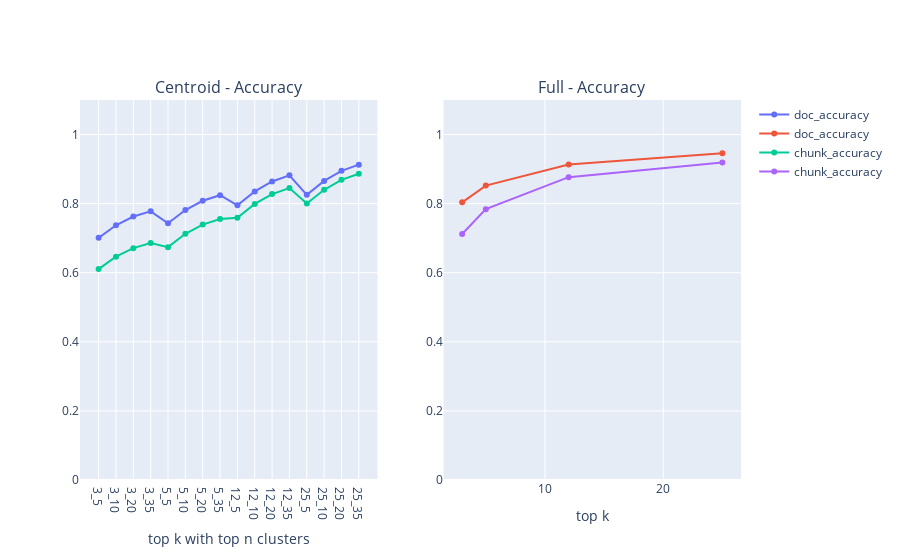
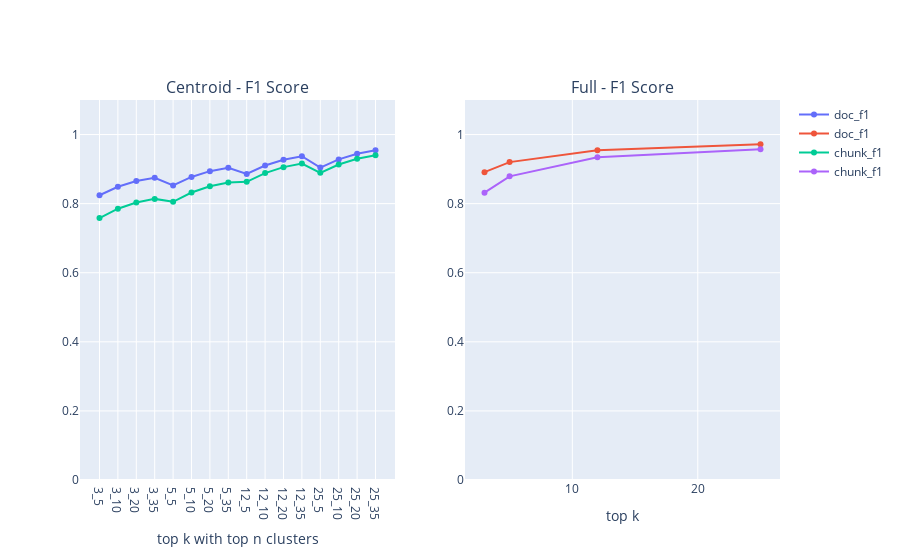
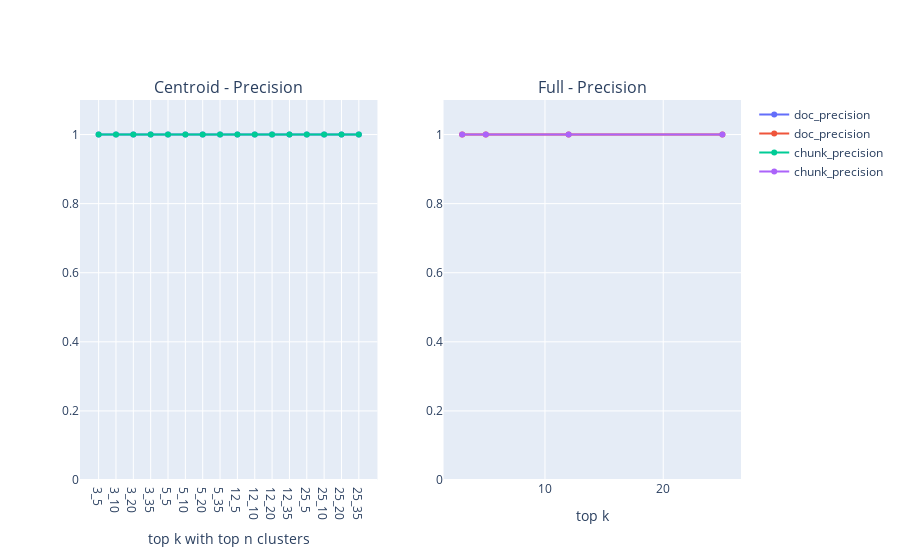
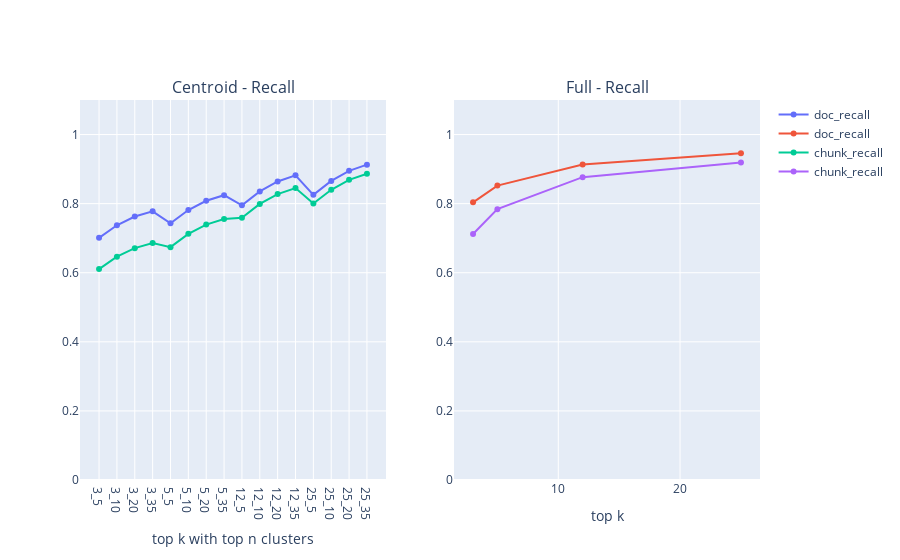

Write notebook code for charts like these, in order.
### Code cell
groups = {
    "Accuracy": ["doc_accuracy", "chunk_accuracy"],
    "F1 Score": ["doc_f1", "chunk_f1"],
    "Precision": ["doc_precision", "chunk_precision"],
    "Recall": ["doc_recall", "chunk_recall"],
}

for title, keys in groups.items():
    fig = make_subplots(rows=1, cols=2, subplot_titles=(f"Centroid - {title}", f"Full - {title}"))

    for key in keys:
        fig.add_trace(go.Scatter(
            x=centroid_df['x_axis'],
            y=centroid_df['centroid_metrics'].apply(lambda m: m.get(key)),
            mode='lines+markers',
            name=key
        ), row=1, col=1)

        fig.add_trace(go.Scatter(
            x=full_df['top_k'],
            y=full_df['full_metrics'].apply(lambda m: m.get(key)),
            mode='lines+markers',
            name=key
        ), row=1, col=2)

    fig.update_yaxes(range=[0, 1.1], row=1, col=1)
    fig.update_yaxes(range=[0, 1.1], row=1, col=2)

    fig.update_xaxes(title_text='top k with top n clusters', row=1, col=1)
    fig.update_xaxes(title_text='top k', row=1, col=2)

    fig.show()

### Figure 1 — Plotly figure (JSON) as saved in the notebook; plotly's stock layout.template omitted (floating-point values rounded to 4 significant figures)
{"data": [{"mode": "lines+markers", "name": "doc_accuracy", "type": "scatter", "x": ["3_5", "3_10", "3_20", "3_35", "5_5", "5_10", "5_20", "5_35", "12_5", "12_10", "12_20", "12_35", "25_5", "25_10", "25_20", "25_35"], "xaxis": "x", "y": [0.701, 0.7373, 0.7627, 0.7776, 0.7431, 0.7814, 0.8083, 0.8245, 0.7952, 0.8353, 0.8641, 0.8818, 0.8255, 0.8659, 0.895, 0.9128], "yaxis": "y"}, {"mode": "lines+markers", "name": "doc_accuracy", "type": "scatter", "x": [3, 5, 12, 25], "xaxis": "x2", "y": [0.8037, 0.8522, 0.9135, 0.946], "yaxis": "y2"}, {"mode": "lines+markers", "name": "chunk_accuracy", "type": "scatter", "x": ["3_5", "3_10", "3_20", "3_35", "5_5", "5_10", "5_20", "5_35", "12_5", "12_10", "12_20", "12_35", "25_5", "25_10", "25_20", "25_35"], "xaxis": "x", "y": [0.6106, 0.6465, 0.6711, 0.686, 0.6741, 0.7126, 0.7394, 0.7557, 0.7591, 0.7991, 0.8276, 0.8451, 0.8004, 0.8402, 0.8688, 0.8864], "yaxis": "y"}, {"mode": "lines+markers", "name": "chunk_accuracy", "type": "scatter", "x": [3, 5, 12, 25], "xaxis": "x2", "y": [0.7121, 0.7841, 0.8766, 0.9188], "yaxis": "y2"}], "layout": {"annotations": [{"font": {"size": 16}, "showarrow": false, "text": "Centroid - Accuracy", "x": 0.225, "xanchor": "center", "xref": "paper", "y": 1, "yanchor": "bottom", "yref": "paper"}, {"font": {"size": 16}, "showarrow": false, "text": "Full - Accuracy", "x": 0.775, "xanchor": "center", "xref": "paper", "y": 1, "yanchor": "bottom", "yref": "paper"}], "xaxis": {"anchor": "y", "domain": [0, 0.45], "title": {"text": "top k with top n clusters"}}, "xaxis2": {"anchor": "y2", "domain": [0.55, 1], "title": {"text": "top k"}}, "yaxis": {"anchor": "x", "domain": [0, 1], "range": [0, 1.1]}, "yaxis2": {"anchor": "x2", "domain": [0, 1], "range": [0, 1.1]}}}

### Figure 2 — Plotly figure (JSON) as saved in the notebook; plotly's stock layout.template omitted (floating-point values rounded to 4 significant figures)
{"data": [{"mode": "lines+markers", "name": "doc_f1", "type": "scatter", "x": ["3_5", "3_10", "3_20", "3_35", "5_5", "5_10", "5_20", "5_35", "12_5", "12_10", "12_20", "12_35", "25_5", "25_10", "25_20", "25_35"], "xaxis": "x", "y": [0.8242, 0.8488, 0.8654, 0.8749, 0.8526, 0.8773, 0.894, 0.9038, 0.8859, 0.9102, 0.9271, 0.9372, 0.9044, 0.9281, 0.9446, 0.9544], "yaxis": "y"}, {"mode": "lines+markers", "name": "doc_f1", "type": "scatter", "x": [3, 5, 12, 25], "xaxis": "x2", "y": [0.8912, 0.9202, 0.9548, 0.9723], "yaxis": "y2"}, {"mode": "lines+markers", "name": "chunk_f1", "type": "scatter", "x": ["3_5", "3_10", "3_20", "3_35", "5_5", "5_10", "5_20", "5_35", "12_5", "12_10", "12_20", "12_35", "25_5", "25_10", "25_20", "25_35"], "xaxis": "x", "y": [0.7582, 0.7853, 0.8032, 0.8138, 0.8053, 0.8322, 0.8502, 0.8609, 0.8631, 0.8884, 0.9057, 0.916, 0.8892, 0.9131, 0.9298, 0.9398], "yaxis": "y"}, {"mode": "lines+markers", "name": "chunk_f1", "type": "scatter", "x": [3, 5, 12, 25], "xaxis": "x2", "y": [0.8318, 0.879, 0.9342, 0.9577], "yaxis": "y2"}], "layout": {"annotations": [{"font": {"size": 16}, "showarrow": false, "text": "Centroid - F1 Score", "x": 0.225, "xanchor": "center", "xref": "paper", "y": 1, "yanchor": "bottom", "yref": "paper"}, {"font": {"size": 16}, "showarrow": false, "text": "Full - F1 Score", "x": 0.775, "xanchor": "center", "xref": "paper", "y": 1, "yanchor": "bottom", "yref": "paper"}], "xaxis": {"anchor": "y", "domain": [0, 0.45], "title": {"text": "top k with top n clusters"}}, "xaxis2": {"anchor": "y2", "domain": [0.55, 1], "title": {"text": "top k"}}, "yaxis": {"anchor": "x", "domain": [0, 1], "range": [0, 1.1]}, "yaxis2": {"anchor": "x2", "domain": [0, 1], "range": [0, 1.1]}}}

### Figure 3 — Plotly figure (JSON) as saved in the notebook; plotly's stock layout.template omitted (floating-point values rounded to 4 significant figures)
{"data": [{"mode": "lines+markers", "name": "doc_precision", "type": "scatter", "x": ["3_5", "3_10", "3_20", "3_35", "5_5", "5_10", "5_20", "5_35", "12_5", "12_10", "12_20", "12_35", "25_5", "25_10", "25_20", "25_35"], "xaxis": "x", "y": [1.0, 1.0, 1.0, 1.0, 1.0, 1.0, 1.0, 1.0, 1.0, 1.0, 1.0, 1.0, 1.0, 1.0, 1.0, 1.0], "yaxis": "y"}, {"mode": "lines+markers", "name": "doc_precision", "type": "scatter", "x": [3, 5, 12, 25], "xaxis": "x2", "y": [1.0, 1.0, 1.0, 1.0], "yaxis": "y2"}, {"mode": "lines+markers", "name": "chunk_precision", "type": "scatter", "x": ["3_5", "3_10", "3_20", "3_35", "5_5", "5_10", "5_20", "5_35", "12_5", "12_10", "12_20", "12_35", "25_5", "25_10", "25_20", "25_35"], "xaxis": "x", "y": [1.0, 1.0, 1.0, 1.0, 1.0, 1.0, 1.0, 1.0, 1.0, 1.0, 1.0, 1.0, 1.0, 1.0, 1.0, 1.0], "yaxis": "y"}, {"mode": "lines+markers", "name": "chunk_precision", "type": "scatter", "x": [3, 5, 12, 25], "xaxis": "x2", "y": [1.0, 1.0, 1.0, 1.0], "yaxis": "y2"}], "layout": {"annotations": [{"font": {"size": 16}, "showarrow": false, "text": "Centroid - Precision", "x": 0.225, "xanchor": "center", "xref": "paper", "y": 1, "yanchor": "bottom", "yref": "paper"}, {"font": {"size": 16}, "showarrow": false, "text": "Full - Precision", "x": 0.775, "xanchor": "center", "xref": "paper", "y": 1, "yanchor": "bottom", "yref": "paper"}], "xaxis": {"anchor": "y", "domain": [0, 0.45], "title": {"text": "top k with top n clusters"}}, "xaxis2": {"anchor": "y2", "domain": [0.55, 1], "title": {"text": "top k"}}, "yaxis": {"anchor": "x", "domain": [0, 1], "range": [0, 1.1]}, "yaxis2": {"anchor": "x2", "domain": [0, 1], "range": [0, 1.1]}}}

### Figure 4 — Plotly figure (JSON) as saved in the notebook; plotly's stock layout.template omitted (floating-point values rounded to 4 significant figures)
{"data": [{"mode": "lines+markers", "name": "doc_recall", "type": "scatter", "x": ["3_5", "3_10", "3_20", "3_35", "5_5", "5_10", "5_20", "5_35", "12_5", "12_10", "12_20", "12_35", "25_5", "25_10", "25_20", "25_35"], "xaxis": "x", "y": [0.701, 0.7373, 0.7627, 0.7776, 0.7431, 0.7814, 0.8083, 0.8245, 0.7952, 0.8353, 0.8641, 0.8818, 0.8255, 0.8659, 0.895, 0.9128], "yaxis": "y"}, {"mode": "lines+markers", "name": "doc_recall", "type": "scatter", "x": [3, 5, 12, 25], "xaxis": "x2", "y": [0.8037, 0.8522, 0.9135, 0.946], "yaxis": "y2"}, {"mode": "lines+markers", "name": "chunk_recall", "type": "scatter", "x": ["3_5", "3_10", "3_20", "3_35", "5_5", "5_10", "5_20", "5_35", "12_5", "12_10", "12_20", "12_35", "25_5", "25_10", "25_20", "25_35"], "xaxis": "x", "y": [0.6106, 0.6465, 0.6711, 0.686, 0.6741, 0.7126, 0.7394, 0.7557, 0.7591, 0.7991, 0.8276, 0.8451, 0.8004, 0.8402, 0.8688, 0.8864], "yaxis": "y"}, {"mode": "lines+markers", "name": "chunk_recall", "type": "scatter", "x": [3, 5, 12, 25], "xaxis": "x2", "y": [0.7121, 0.7841, 0.8766, 0.9188], "yaxis": "y2"}], "layout": {"annotations": [{"font": {"size": 16}, "showarrow": false, "text": "Centroid - Recall", "x": 0.225, "xanchor": "center", "xref": "paper", "y": 1, "yanchor": "bottom", "yref": "paper"}, {"font": {"size": 16}, "showarrow": false, "text": "Full - Recall", "x": 0.775, "xanchor": "center", "xref": "paper", "y": 1, "yanchor": "bottom", "yref": "paper"}], "xaxis": {"anchor": "y", "domain": [0, 0.45], "title": {"text": "top k with top n clusters"}}, "xaxis2": {"anchor": "y2", "domain": [0.55, 1], "title": {"text": "top k"}}, "yaxis": {"anchor": "x", "domain": [0, 1], "range": [0, 1.1]}, "yaxis2": {"anchor": "x2", "domain": [0, 1], "range": [0, 1.1]}}}
